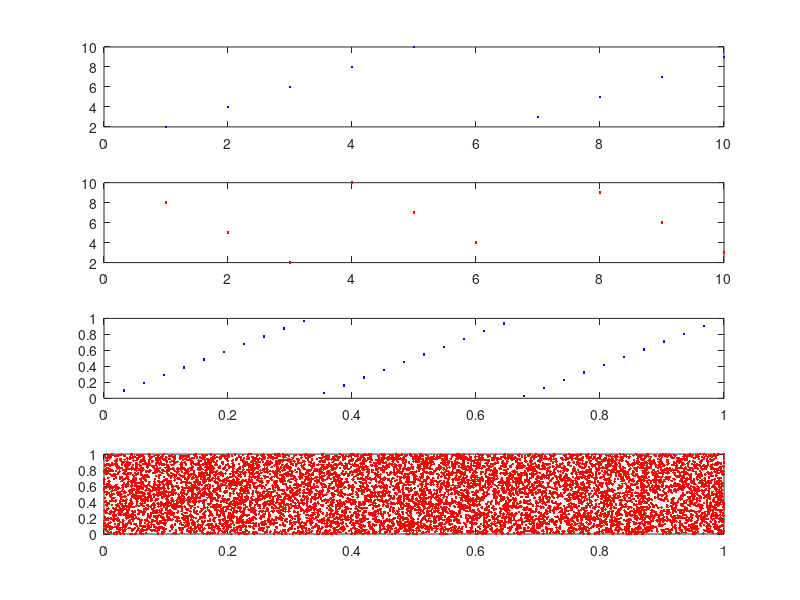

The MATLAB script that drew this image: (Note: this script raises an error after producing the figure.)
%Generatory liczb pseudolosowych
close all; clear; clc
X=zeros(11,10);
X(1,:)=1;
for i=2:11
    for a=1:10
        X(i,a)=mod(a*X(i-1,a),11);
    end
end  
X
subplot(4,1,1);plot(X(1:9,2),X(2:10,2),'.b')
subplot(4,1,2);plot(X(1:9,8),X(2:10,8),'.r')

x_15=zeros(1,10001);
x_15(1)=15;
for i=2:10001
    x_15(i)=mod(3*x_15(i-1),31);
end
x_15=x_15/31;
a_n=x_15(10001)

x_1=ones(1,10001);
for i=2:10001
    x_1(i)=mod(7^5*x_1(i-1),(2^31-1));
end
x_1=x_1/(2^31-1);
b_n=x_1(10001)

subplot(4,1,3);plot(x_15(1:10000),x_15(2:10001),'.b')
subplot(4,1,4);plot(x_1(1:10000),x_1(2:10001),'.r')
%%
%Monte Carlo - liczba pi
close all; clear; clc
pi100_000=double(przyblizenie(100000))
%Monte Carlo - całka
f=@(x) 4-x.^2

int10_000=calka(f,-2,2,10000)
%%
function [p]=przyblizenie(N)
    rng(42)
    No=0
    xx=zeros(1,N);
    yy=zeros(1,N);
    xxx=zeros(1,N);
    yyy=zeros(1,N);
    for i=1:N
        x = rand();
        y = rand();
        xx(i)=x;
        yy(i)=y;
        if (x-1/2)*(x-1/2)+(y-1/2)*(y-1/2)<=1/2*1/2
            No=1+No;
            xxx(i)=x;
            yyy(i)=y;
        end
    end
    p=4*No/N
    plot(xx,yy,'.g',xxx,yyy,'.r')
end
function I=calka(fun,a,b,N)
    k=0;
    z=a:0.01:b;
    rng(42)
    xx=zeros(1,N);
    yy=zeros(1,N);
    xxx=zeros(1,N);
    yyy=zeros(1,N);
    for i=1:N
        x=a+(b-a).*rand();
        d=max(fun(a:b));
        y=d.*rand();
        xx(i)=x;
        yy(i)=y;
        if y<fun(x)
            k=k+1;
            xxx(i)=x;
            yyy(i)=y;
            end
    end
    I=k/N*(b-a)*d
    plot(xx,yy,'.g',xxx,yyy,'.r',z,fun(z),'b')
end